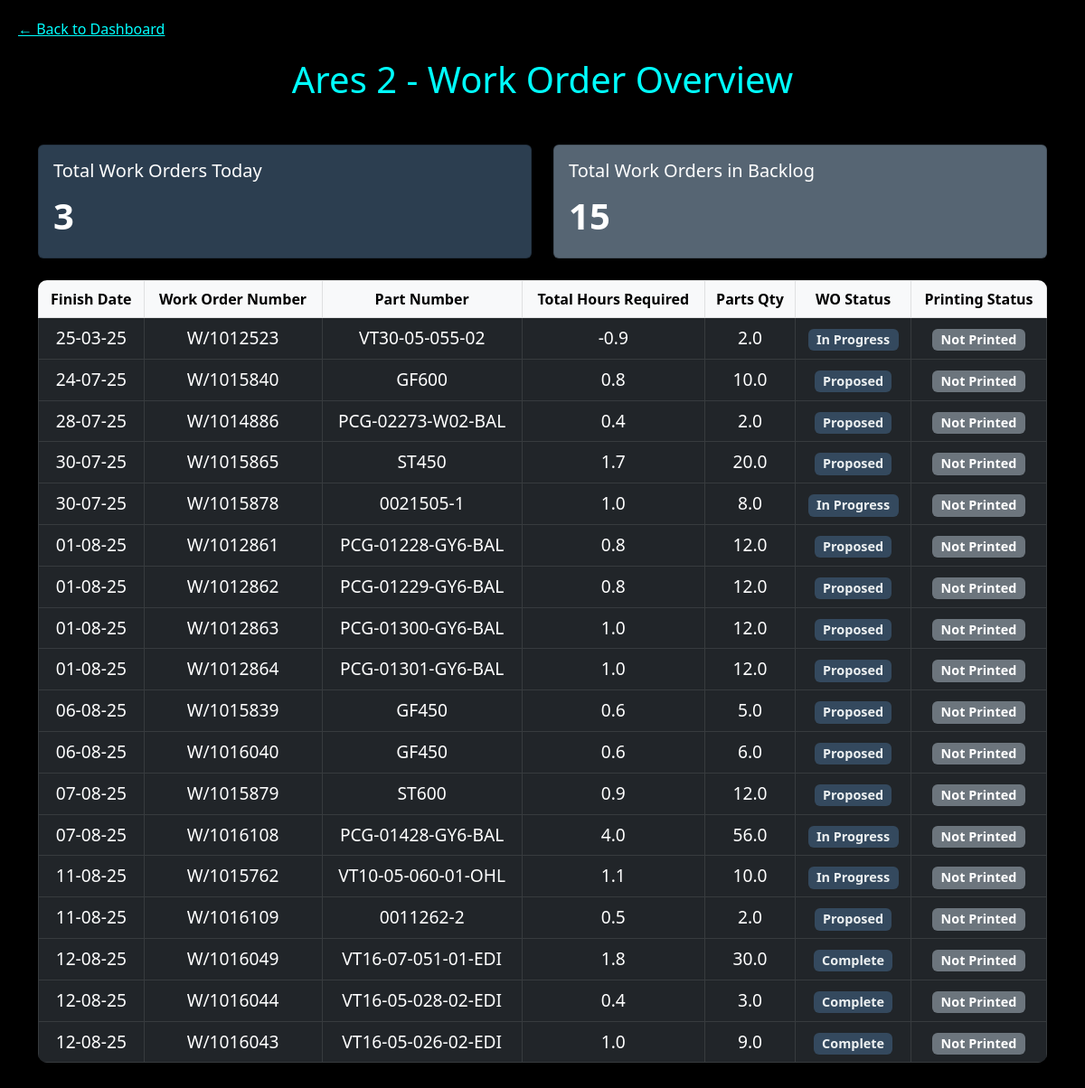
Page /ares-2 on the committed database.
### tables this page shows
CREATE TABLE "trimming_data" (
"ResourceDescription" TEXT,
  "FinishDate" TIMESTAMP,
  "WorksOrderNumber" TEXT,
  "TotalHours" REAL,
  "PartNumber" TEXT,
  "PartsQty" REAL,
  "WO Status" TEXT
);

### main.py (the view)
@app.route("/<machine_slug>")
def machine_dashboard(machine_slug):
    excel_name = slug_to_excel_name.get(machine_slug.lower())
    if not excel_name:
        return "Machine not found", 404
    machine_type = "trimming" if excel_name in trimming_machines else "vacuum"
    data = get_dashboard_data(excel_name, machine_type)
    if data is None:
        return jsonify({"error": f"No data found for {excel_name}"}), 404
    template_name = excel_to_html.get(excel_name, "default.html")
    return render_template(template_name, machine=excel_name, **data)

### templates/Ares 2.html (shortened to what this page needs)
<!DOCTYPE html>
<html lang="en">
<head>
  <link href="https://cdn.jsdelivr.net/npm/bootstrap@5.3.0/dist/css/bootstrap.min.css" rel="stylesheet" />
</head>
<body>
  <a href="/" class="btn-back">← Back to Dashboard</a>
  <h2>Ares 2 - Work Order Overview</h2>
<div class="container mt-5">
  <div class="row mb-4">
    <div class="col-md-6">
      <div class="card text-white" style="background-color: #2C3E50;">
        <div class="card-body">
          <h5 class="card-title">Total Work Orders Today</h5>
          <p class="card-text fs-1 fw-bold">{{ total_today }}</p>
        </div>
      </div>
    </div>
    <div class="col-md-6">
      <div class="card text-white" style="background-color: #566573;">
        <div class="card-body">
          <h5 class="card-title">Total Work Orders in Backlog</h5>
          <p class="card-text fs-1 fw-bold">{{ total_backlog }}</p>
        </div>
      </div>
    </div>
  </div>
  <div class="table-responsive">
    <table class="table table-dark table-hover table-bordered align-middle text-center" style="border-radius: 10px; overflow: hidden;">
      <thead class="table-light text-dark">
        <tr>
          <th>Finish Date</th>
          <th>Work Order Number</th>
          <th>Part Number</th>
          <th>Total Hours Required</th>
          <th>Parts Qty</th>
          <th>WO Status</th>
          <th>Printing Status</th>
        </tr>
      </thead>
      <tbody style="font-size: 1.2rem;">
        {% for order in work_orders %}
        <tr>
          <td>{{ order.finish_date }}</td>
          <td>{{ order.work_order_number }}</td>
          <td>{{ order.part_number }}</td>
          <td>{{ order.total_hours_required }}</td>
          <td>{{ order.parts_qty }}</td>
          <td>
            <span class="badge" style="background-color: #34495E; color: #ECF0F1; font-weight: 600;">
              {{ order.wo_status }}
            </span>
          </td>
          <td>
            <span class="badge {% if order.printing_status == 'Printed' %}bg-success{% else %}bg-secondary{% endif %}">
              {{ order.printing_status }}
            </span>
          </td>
        </tr>
        {% endfor %}
      </tbody>
    </table>
  </div>
</div>
</body>
</html>

### templates/Ares 2.html (style rules this page uses)
body { background-color: #000; color: #fff; font-family: 'Segoe UI', sans-serif; padding: 20px; }
h2 { text-align: center; font-size: 2.5rem; color: #00ffff; margin-bottom: 30px; }
table { background-color: #111; color: #fff; }
table th, table td { vertical-align: middle; text-align: center; }
table thead { background-color: #333; color: #00ffff; }
a.btn-back { margin-bottom: 20px; display: inline-block; color: #00ffff; }

### rows in the picture
trimming_data: finish_date "25-03-25", work_order_number "W/1012523", part_number "VT30-05-055-02", total_hours_required "-0.9", parts_qty "2.0", wo_status "In Progress", printing_status "Not Printed"
trimming_data: finish_date "24-07-25", work_order_number "W/1015840", part_number "GF600", total_hours_required "0.8", parts_qty "10.0", wo_status "Proposed", printing_status "Not Printed"
trimming_data: finish_date "28-07-25", work_order_number "W/1014886", part_number "PCG-02273-W02-BAL", total_hours_required "0.4", parts_qty "2.0", wo_status "Proposed", printing_status "Not Printed"
trimming_data: finish_date "30-07-25", work_order_number "W/1015865", part_number "ST450", total_hours_required "1.7", parts_qty "20.0", wo_status "Proposed", printing_status "Not Printed"
trimming_data: finish_date "30-07-25", work_order_number "W/1015878", part_number "0021505-1", total_hours_required "1.0", parts_qty "8.0", wo_status "In Progress", printing_status "Not Printed"
trimming_data: finish_date "01-08-25", work_order_number "W/1012861", part_number "PCG-01228-GY6-BAL", total_hours_required "0.8", parts_qty "12.0", wo_status "Proposed", printing_status "Not Printed"
trimming_data: finish_date "01-08-25", work_order_number "W/1012862", part_number "PCG-01229-GY6-BAL", total_hours_required "0.8", parts_qty "12.0", wo_status "Proposed", printing_status "Not Printed"
trimming_data: finish_date "01-08-25", work_order_number "W/1012863", part_number "PCG-01300-GY6-BAL", total_hours_required "1.0", parts_qty "12.0", wo_status "Proposed", printing_status "Not Printed"
trimming_data: finish_date "01-08-25", work_order_number "W/1012864", part_number "PCG-01301-GY6-BAL", total_hours_required "1.0", parts_qty "12.0", wo_status "Proposed", printing_status "Not Printed"
trimming_data: finish_date "06-08-25", work_order_number "W/1015839", part_number "GF450", total_hours_required "0.6", parts_qty "5.0", wo_status "Proposed", printing_status "Not Printed"
trimming_data: finish_date "06-08-25", work_order_number "W/1016040", part_number "GF450", total_hours_required "0.6", parts_qty "6.0", wo_status "Proposed", printing_status "Not Printed"
trimming_data: finish_date "07-08-25", work_order_number "W/1015879", part_number "ST600", total_hours_required "0.9", parts_qty "12.0", wo_status "Proposed", printing_status "Not Printed"
trimming_data: finish_date "07-08-25", work_order_number "W/1016108", part_number "PCG-01428-GY6-BAL", total_hours_required "4.0", parts_qty "56.0", wo_status "In Progress", printing_status "Not Printed"
trimming_data: finish_date "11-08-25", work_order_number "W/1015762", part_number "VT10-05-060-01-OHL", total_hours_required "1.1", parts_qty "10.0", wo_status "In Progress", printing_status "Not Printed"
trimming_data: finish_date "11-08-25", work_order_number "W/1016109", part_number "0011262-2", total_hours_required "0.5", parts_qty "2.0", wo_status "Proposed", printing_status "Not Printed"
trimming_data: finish_date "12-08-25", work_order_number "W/1016049", part_number "VT16-07-051-01-EDI", total_hours_required "1.8", parts_qty "30.0", wo_status "Complete", printing_status "Not Printed"
trimming_data: finish_date "12-08-25", work_order_number "W/1016044", part_number "VT16-05-028-02-EDI", total_hours_required "0.4", parts_qty "3.0", wo_status "Complete", printing_status "Not Printed"
trimming_data: finish_date "12-08-25", work_order_number "W/1016043", part_number "VT16-05-026-02-EDI", total_hours_required "1.0", parts_qty "9.0", wo_status "Complete", printing_status "Not Printed"
